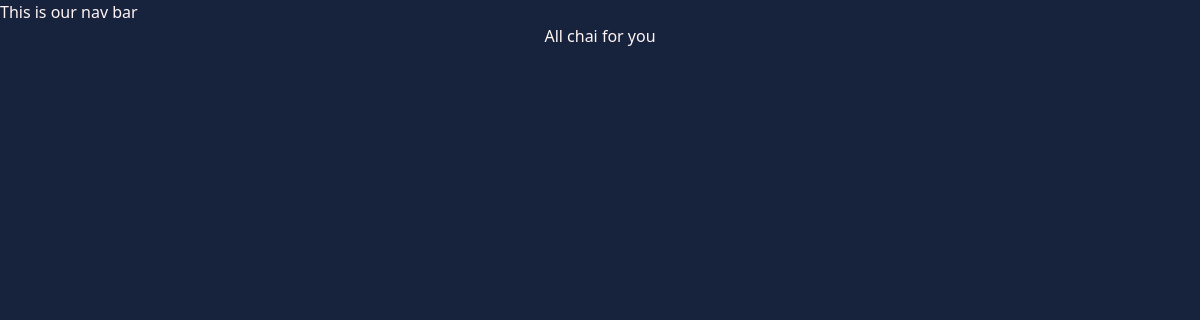
Page /chai/ on the earlier database version.
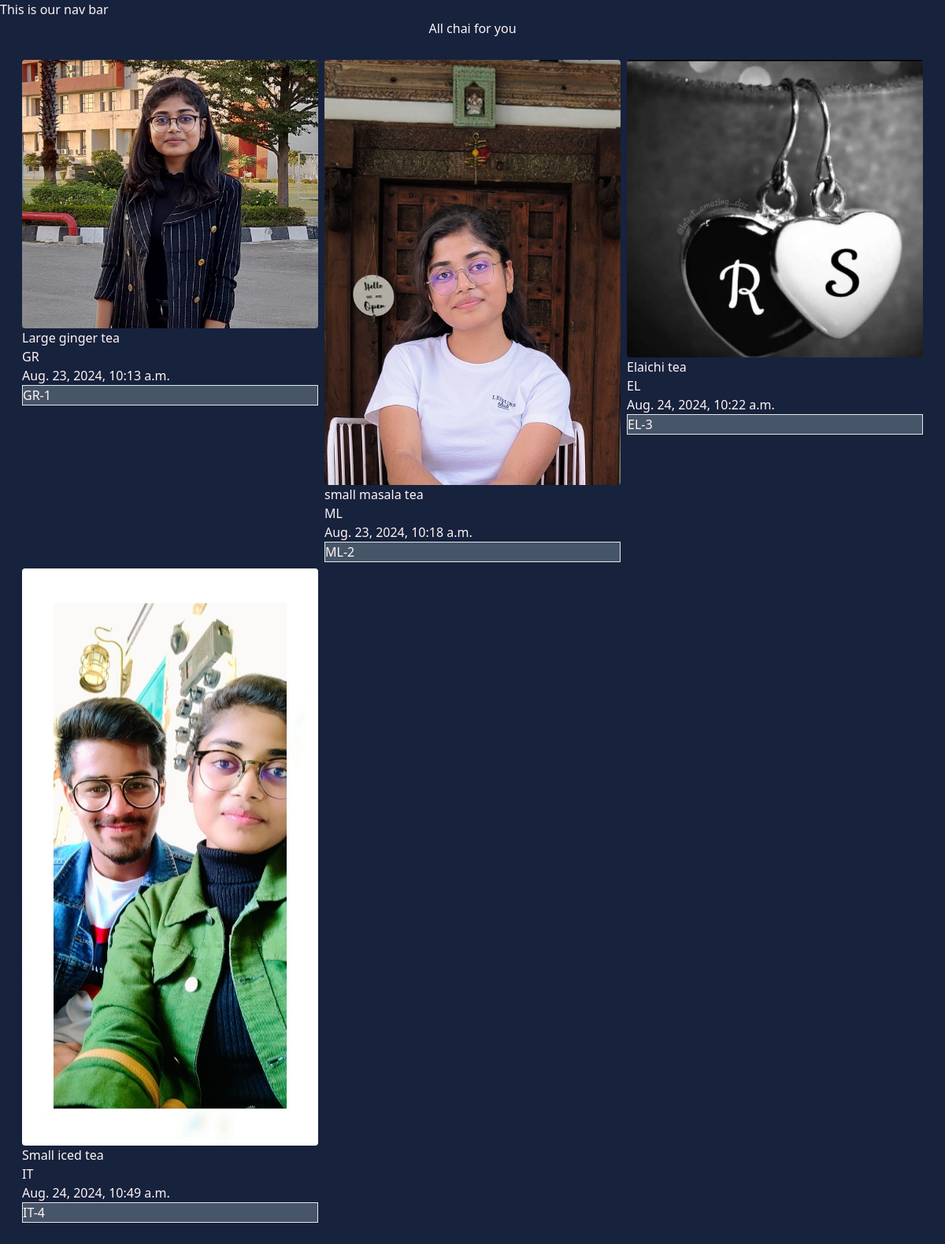
Same page on the later database version.
### rsProj/models.py (models this page shows, shortened)
class ChaiVariety(models.Model):
    CHAI_TYPE_CHOICE = [
        ('ML', 'MASALA'),
        ('GR', 'GINGER'),
        ('IT', 'ICED'),
        ('EL', 'ELAICHI'),
    ]
    name = models.CharField(max_length=100)
    image = models.ImageField(upload_to='chais/')
    date_added = models.DateTimeField(default=timezone.now)
    type = models.CharField(max_length=2, choices=CHAI_TYPE_CHOICE)
    descrition = models.TextField(default='')

### rsProj/views.py (the view)
# urls.py: path('', views.all_chai, name='all_chai'),
def all_chai(request):
    chais = ChaiVariety.objects.all()
    return render(request, 'rsProj/all_chai.html', {'chais' : chais})

### rsProj/templates/rsProj/all_chai.html (shortened to what this page needs)
{% extends "layout.html" %}
{% block content %}
<h1>All chai for you</h1>
<div class="grid grid-cols-3 gap-2 m-7">
{% for chai in chais %}
    <div class="chai-item">
        <img class="rounded" src="{{chai.image.url}}" alt="">
        <h3>{{chai.name}}</h3>
        <h3>{{chai.type}}</h3>
        <h3>{{chai.date_added}}</h3>
        <a href="{% url 'chai_detail' chai.id%}">
            <button
            type="button"
            class="bg-slate-600 border inline-flex w-[100%]"
            >
                {{chai.type}}-{{chai.id}}
            </button>
        </a>
    </div>
{% endfor %}
</div>
{% endblock %}

### templates/layout.html (shortened to what this page needs)
{% load static tailwind_tags %}
{% load static %}
<!DOCTYPE html>
<html lang="en">
<head>
    <link rel="stylesheet" href="{% static 'style.css' %}">
    {% tailwind_css %}
</head>
<body>
    <nav> This is our nav bar
        {% block content %}{% endblock %}</nav>
</body>
</html>

### static/style.css (style rules this page uses)
body { background-color: hwb(223 9% 76%); color: hsl(0, 100%, 98%); }
h1 { text-align: center; font-size: 6em; }

Differences in the rows shown:
added ChaiVariety: image (picture), name "Large ginger tea", type "GR", date_added "Aug. 23, 2024, 10:13 a.m.", id "1"
added ChaiVariety: image (picture), name "small masala tea", type "ML", date_added "Aug. 23, 2024, 10:18 a.m.", id "2"
added ChaiVariety: image (picture), name "Elaichi tea", type "EL", date_added "Aug. 24, 2024, 10:22 a.m.", id "3"
added ChaiVariety: image (picture), name "Small iced tea", type "IT", date_added "Aug. 24, 2024, 10:49 a.m.", id "4"
